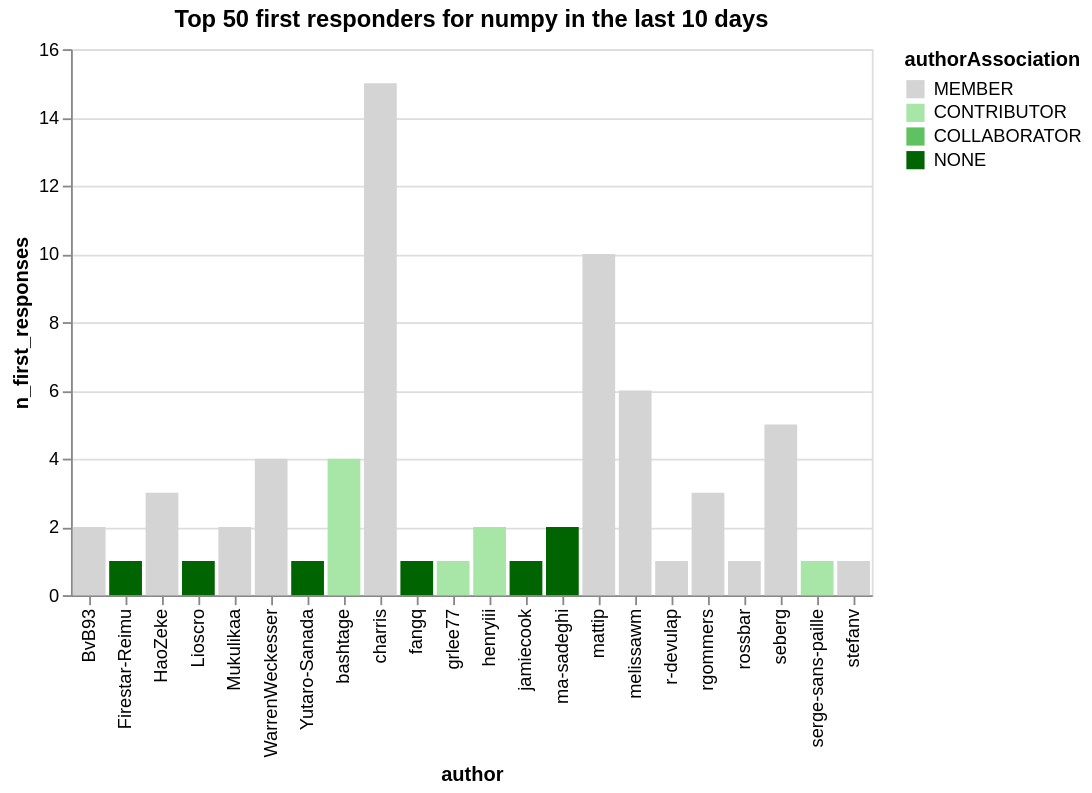

Write a Vega-Lite specification for this figure.
### Vega-Lite specification from a JSON file in a GitHub repository (floating-point values rounded to 4 significant figures)
{"config": {"view": {"continuousWidth": 400, "continuousHeight": 300}}, "data": {"values": [{"author": "charris", "n_first_responses": 15, "authorAssociation": "MEMBER"}, {"author": "mattip", "n_first_responses": 10, "authorAssociation": "MEMBER"}, {"author": "melissawm", "n_first_responses": 6, "authorAssociation": "MEMBER"}, {"author": "seberg", "n_first_responses": 5, "authorAssociation": "MEMBER"}, {"author": "WarrenWeckesser", "n_first_responses": 4, "authorAssociation": "MEMBER"}, {"author": "bashtage", "n_first_responses": 4, "authorAssociation": "CONTRIBUTOR"}, {"author": "HaoZeke", "n_first_responses": 3, "authorAssociation": "MEMBER"}, {"author": "rgommers", "n_first_responses": 3, "authorAssociation": "MEMBER"}, {"author": "BvB93", "n_first_responses": 2, "authorAssociation": "MEMBER"}, {"author": "ma-sadeghi", "n_first_responses": 2, "authorAssociation": "NONE"}, {"author": "henryiii", "n_first_responses": 2, "authorAssociation": "CONTRIBUTOR"}, {"author": "Mukulikaa", "n_first_responses": 2, "authorAssociation": "MEMBER"}, {"author": "Firestar-Reimu", "n_first_responses": 1, "authorAssociation": "NONE"}, {"author": "jamiecook", "n_first_responses": 1, "authorAssociation": "NONE"}, {"author": "grlee77", "n_first_responses": 1, "authorAssociation": "CONTRIBUTOR"}, {"author": "fangq", "n_first_responses": 1, "authorAssociation": "NONE"}, {"author": "Yutaro-Sanada", "n_first_responses": 1, "authorAssociation": "NONE"}, {"author": "r-devulap", "n_first_responses": 1, "authorAssociation": "MEMBER"}, {"author": "rossbar", "n_first_responses": 1, "authorAssociation": "MEMBER"}, {"author": "Lioscro", "n_first_responses": 1, "authorAssociation": "NONE"}, {"author": "serge-sans-paille", "n_first_responses": 1, "authorAssociation": "CONTRIBUTOR"}, {"author": "stefanv", "n_first_responses": 1, "authorAssociation": "MEMBER"}]}, "mark": "bar", "encoding": {"color": {"type": "nominal", "field": "authorAssociation", "scale": {"domain": ["MEMBER", "CONTRIBUTOR", "COLLABORATOR", "NONE"], "range": ["rgb(211.82745098039214, 211.82745098039214, 211.82745098039214)", "rgb(166.98562091503268, 229.89803921568628, 166.98562091503268)", "rgb(96.37647058823529, 192.75294117647059, 96.37647058823529)", "rgb(0.0, 100.3921568627451, 0.0)"]}}, "x": {"type": "nominal", "field": "author"}, "y": {"type": "quantitative", "field": "n_first_responses"}}, "title": "Top 50 first responders for numpy in the last 10 days", "$schema": "https://vega.github.io/schema/vega-lite/v5.json", "datasets": {"data-5457b9d8f23139bf209ebad0b5702cf0": [{"author": "charris", "n_first_responses": 15, "authorAssociation": "MEMBER"}, {"author": "mattip", "n_first_responses": 10, "authorAssociation": "MEMBER"}, {"author": "melissawm", "n_first_responses": 6, "authorAssociation": "MEMBER"}, {"author": "seberg", "n_first_responses": 5, "authorAssociation": "MEMBER"}, {"author": "WarrenWeckesser", "n_first_responses": 4, "authorAssociation": "MEMBER"}, {"author": "bashtage", "n_first_responses": 4, "authorAssociation": "CONTRIBUTOR"}, {"author": "HaoZeke", "n_first_responses": 3, "authorAssociation": "MEMBER"}, {"author": "rgommers", "n_first_responses": 3, "authorAssociation": "MEMBER"}, {"author": "BvB93", "n_first_responses": 2, "authorAssociation": "MEMBER"}, {"author": "ma-sadeghi", "n_first_responses": 2, "authorAssociation": "NONE"}, {"author": "henryiii", "n_first_responses": 2, "authorAssociation": "CONTRIBUTOR"}, {"author": "Mukulikaa", "n_first_responses": 2, "authorAssociation": "MEMBER"}, {"author": "Firestar-Reimu", "n_first_responses": 1, "authorAssociation": "NONE"}, {"author": "jamiecook", "n_first_responses": 1, "authorAssociation": "NONE"}, {"author": "grlee77", "n_first_responses": 1, "authorAssociation": "CONTRIBUTOR"}, {"author": "fangq", "n_first_responses": 1, "authorAssociation": "NONE"}, {"author": "Yutaro-Sanada", "n_first_responses": 1, "authorAssociation": "NONE"}, {"author": "r-devulap", "n_first_responses": 1, "authorAssociation": "MEMBER"}, {"author": "rossbar", "n_first_responses": 1, "authorAssociation": "MEMBER"}, {"author": "Lioscro", "n_first_responses": 1, "authorAssociation": "NONE"}, {"author": "serge-sans-paille", "n_first_responses": 1, "authorAssociation": "CONTRIBUTOR"}, {"author": "stefanv", "n_first_responses": 1, "authorAssociation": "MEMBER"}]}}
